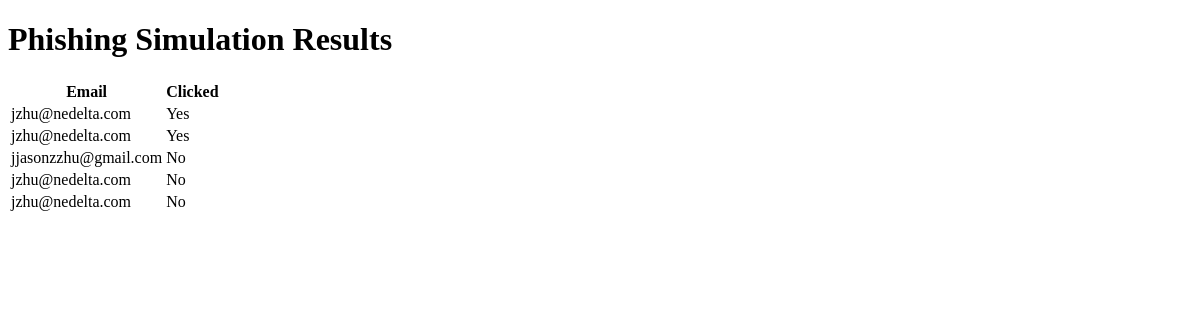
The page /results on the database as committed earlier.
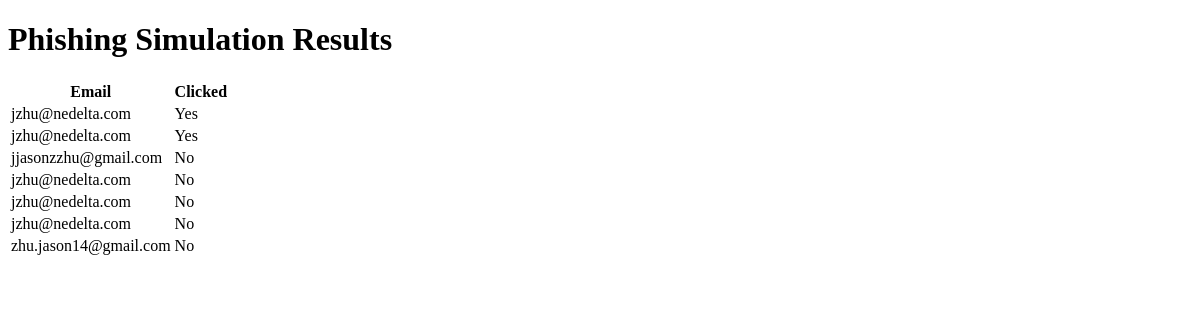
The same page on the database as committed later.
### tables this page shows
CREATE TABLE clicks
                 (id TEXT PRIMARY KEY, email TEXT, clicked BOOLEAN);

### api/app.py (the view)
@app.route('/results')
def view_results():
    conn = sqlite3.connect(DATABASE)
    c = conn.cursor()
    c.execute('''SELECT * FROM clicks''')
    rows = c.fetchall()
    conn.close()
    return render_template('results.html', rows=rows)

### api/templates/results.html (shortened to what this page needs)
<!DOCTYPE html>
<html>
<head>
</head>
<body>
    <h1>Phishing Simulation Results</h1>
    <table>
        <tr>
            <th>Email</th>
            <th>Clicked</th>
        </tr>
        {% for row in rows %}
        <tr>
            <td>{{ row[1] }}</td>
            <td>{{ 'Yes' if row[2] else 'No' }}</td>
        </tr>
        {% endfor %}
    </table>
</body>
</html>

Rows that differ between the two databases and show on the page:
added clicks: email "jzhu@nedelta.com", clicked "No"
added clicks: email "zhu.jason14@gmail.com", clicked "No"
